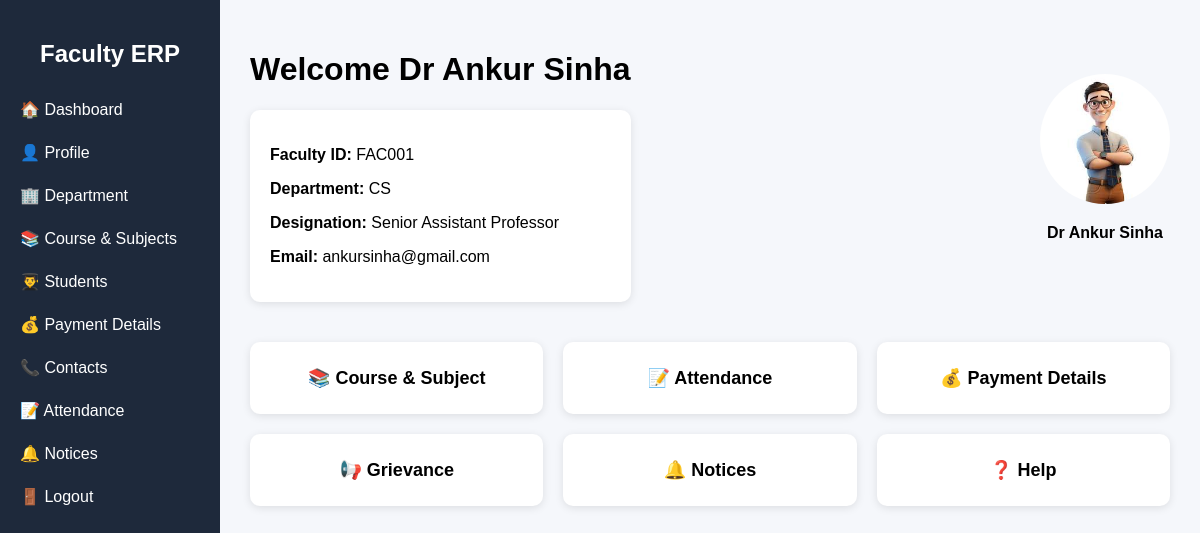
Page /faculty/dashboard (signed in) on the committed database.
### tables this page shows
CREATE TABLE faculty (
    id INTEGER PRIMARY KEY AUTOINCREMENT,
    faculty_id TEXT,
    name TEXT,
    department TEXT,
    designation TEXT,
    email TEXT,
    phone TEXT,
    password TEXT,
    profile_pic TEXT
);

### app.py (the view)
@app.route("/faculty/dashboard")
def faculty_dashboard():
    if "faculty_id" not in session:
        return redirect(url_for("login"))
    conn = get_db_connection()
    faculty = conn.execute(
        "SELECT * FROM faculty WHERE id=?",
        (session["faculty_id"],)
    ).fetchone()
    conn.close()
    return render_template("faculty_dashboard.html", faculty=faculty)

### app.py (called while the page is built)
def get_db_connection():
    conn = sqlite3.connect("database.db")
    conn.row_factory = sqlite3.Row
    return conn

### templates/faculty_dashboard.html (shortened to what this page needs)
<!DOCTYPE html>
<html>
<head>
</head>
<body>
<div class="sidebar">
<h2>Faculty ERP</h2>
<a href="#">🏠 Dashboard</a>
<a href="{{ url_for('faculty_profile') }}">👤 Profile</a>
<a href="{{ url_for('faculty_department') }}">🏢 Department</a>
<a href="{{ url_for('faculty_courses') }}">📚 Course & Subjects</a>
<a href="{{ url_for('faculty_all_students') }}">👨‍🎓 Students</a>
<a href="{{ url_for('faculty_payments') }}">💰 Payment Details</a>
<a href="{{ url_for('faculty_contacts') }}">📞 Contacts</a>
<a href="{{ url_for('faculty_attendance') }}">📝 Attendance</a>
<a href="{{ url_for('faculty_notices') }}">🔔 Notices</a>
<a href="{{ url_for('logout') }}">🚪 Logout</a>
</div>
<div class="main">
<div class="top-section">
<div>
<h1>Welcome {{ faculty.name }}</h1>
<div class="info-card">
<p><b>Faculty ID:</b> {{ faculty.faculty_id }}</p>
<p><b>Department:</b> {{ faculty.department }}</p>
<p><b>Designation:</b> {{ faculty.designation }}</p>
<p><b>Email:</b> {{ faculty.email }}</p>
</div>
</div>
<div class="profile-box">
<img src="{{ url_for('static', filename='images/faculty.jpg') }}">
<p><b>{{ faculty.name }}</b></p>
</div>
</div>
<div class="cards">
<a href="{{ url_for('faculty_courses') }}">
    <div class="card">📚 Course & Subject</div>
</a>
<a href="{{ url_for('faculty_attendance') }}">
    <div class="card">📝 Attendance</div>
</a>
<a href="{{ url_for('faculty_payments') }}">
    <div class="card">💰 Payment Details</div>
</a>
<a href="{{ url_for('faculty_grievance') }}">
    <div class="card">📢 Grievance</div>
</a>
<a href="{{ url_for('faculty_notices') }}">
    <div class="card">🔔 Notices</div>
</a>
<a href="{{ url_for('faculty_help') }}">
    <div class="card">❓ Help</div>
</a>
</div>
</div>
</body>
</html>

### templates/faculty_dashboard.html (style rules this page uses)
body { margin:0; font-family:Arial; background:#f5f7fb; }
.sidebar { width:220px; height:100vh; background:#1e293b; color:white; position:fixed; padding-top:20px; }
.sidebar h2 { text-align:center; }
.sidebar a { display:block; padding:12px 20px; color:white; text-decoration:none; }
a { text-decoration: none; color: inherit; }
.main { margin-left:220px; padding:30px; }
.top-section { display:flex; justify-content:space-between; align-items:center; }
.info-card { background:white; padding:20px; border-radius:10px; box-shadow:0 2px 8px rgba(0,0,0,0.1); }
.profile-box { text-align:center; }
.profile-box img { width:130px; height:130px; border-radius:50%; object-fit:cover; }
.cards { margin-top:40px; display:grid; grid-template-columns:repeat(3,1fr); gap:20px; }
.card { background:white; padding:25px; border-radius:10px; text-align:center; font-size:18px; font-weight:bold; box-shadow:0 2px 8px rgba(0,0,0,0.1); cursor:pointer; transition:0.3s; }

### rows in the picture
faculty: name "Dr Ankur Sinha", faculty_id "FAC001", department "CS", designation "Senior Assistant Professor", email "ankursinha@gmail.com"
